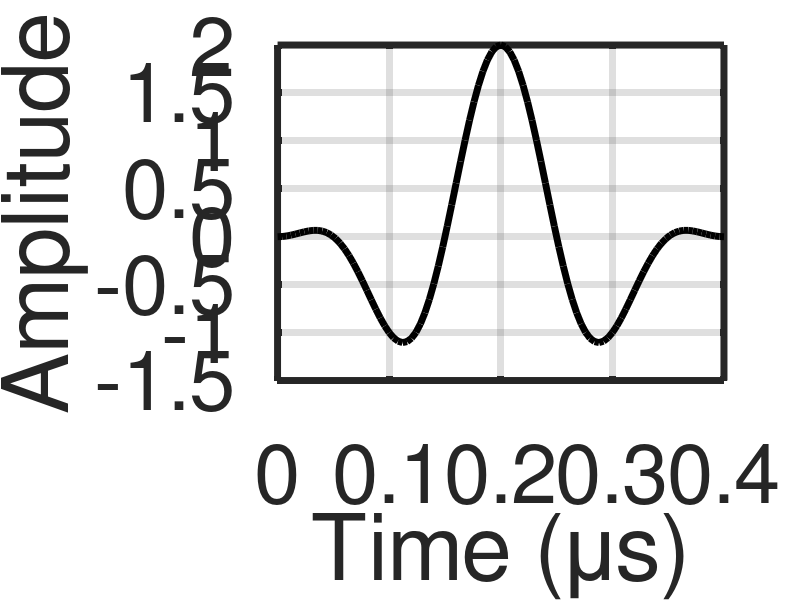

Here is the MATLAB script that generated this plot:
%%% This script is for generating input pulse signal %%%
clc
clear all
close all

freq = 5*10^6; % Hz
N = 2; % number of cycles
time = linspace(0,N/freq,101)';

signal = cos(2*pi*freq*time).*(1-cos(2*pi*freq/N*time));
% signal = sin(2*pi*time*freq);
% data = xlsread('full_5MHz.xlsx');
% plot(data(:,1),data(:,2))
% Fs = 1/(time(2)-time(1));

% Y = fft(signal);
% P2 = abs(Y/51);
% P1 = P2(1:51/2+1);
% P1(2:end-1) = 2*P1(2:end-1);
% 
% f = Fs*(0:(51/2))/51;
% plot(f,P1) 

plot(time*1000000,signal,'k','linewidth',5)
grid on
xlabel('Time (\mus)')
ylabel('Amplitude')
xlim([0,0.4])
set(gca,'FontSize',60)
set(gca,'LineWidth',5);
set(gcf,'Units','Inches');
set(gcf,'Position',[2 0.2 1.5*10. 1.37*7.5])
set(gcf,'DefaultTextColor','black')

% write to file
% output = [time,signal]';
% outfile = fopen('signal.inp','wt');
% fprintf(outfile,'%d, %d,\n',output);
% fclose(outfile);
% output = [time]';
% outfile = fopen('signal.inp','wt');
% fprintf(outfile,'%d \n',output);
% fclose(outfile);